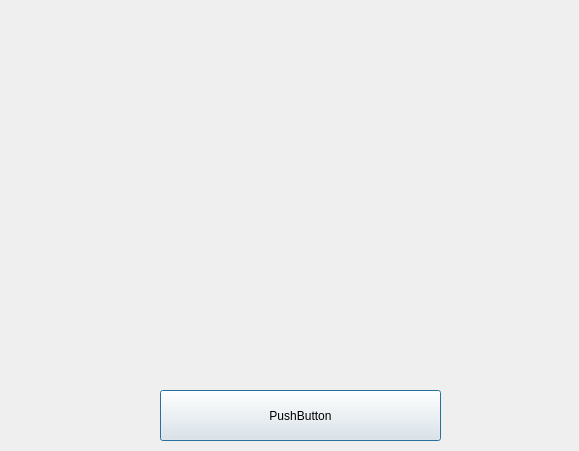
<?xml version="1.0" encoding="UTF-8"?>
<ui version="4.0">
 <class>Dialog</class>
 <widget class="QDialog" name="Dialog">
  <property name="geometry">
   <rect>
    <x>0</x>
    <y>0</y>
    <width>579</width>
    <height>451</height>
   </rect>
  </property>
  <property name="windowTitle">
   <string>Dialog</string>
  </property>
  <widget class="QPushButton" name="pushButton">
   <property name="geometry">
    <rect>
     <x>160</x>
     <y>390</y>
     <width>281</width>
     <height>51</height>
    </rect>
   </property>
   <property name="text">
    <string>PushButton</string>
   </property>
  </widget>
 </widget>
 <resources/>
 <connections/>
</ui>
